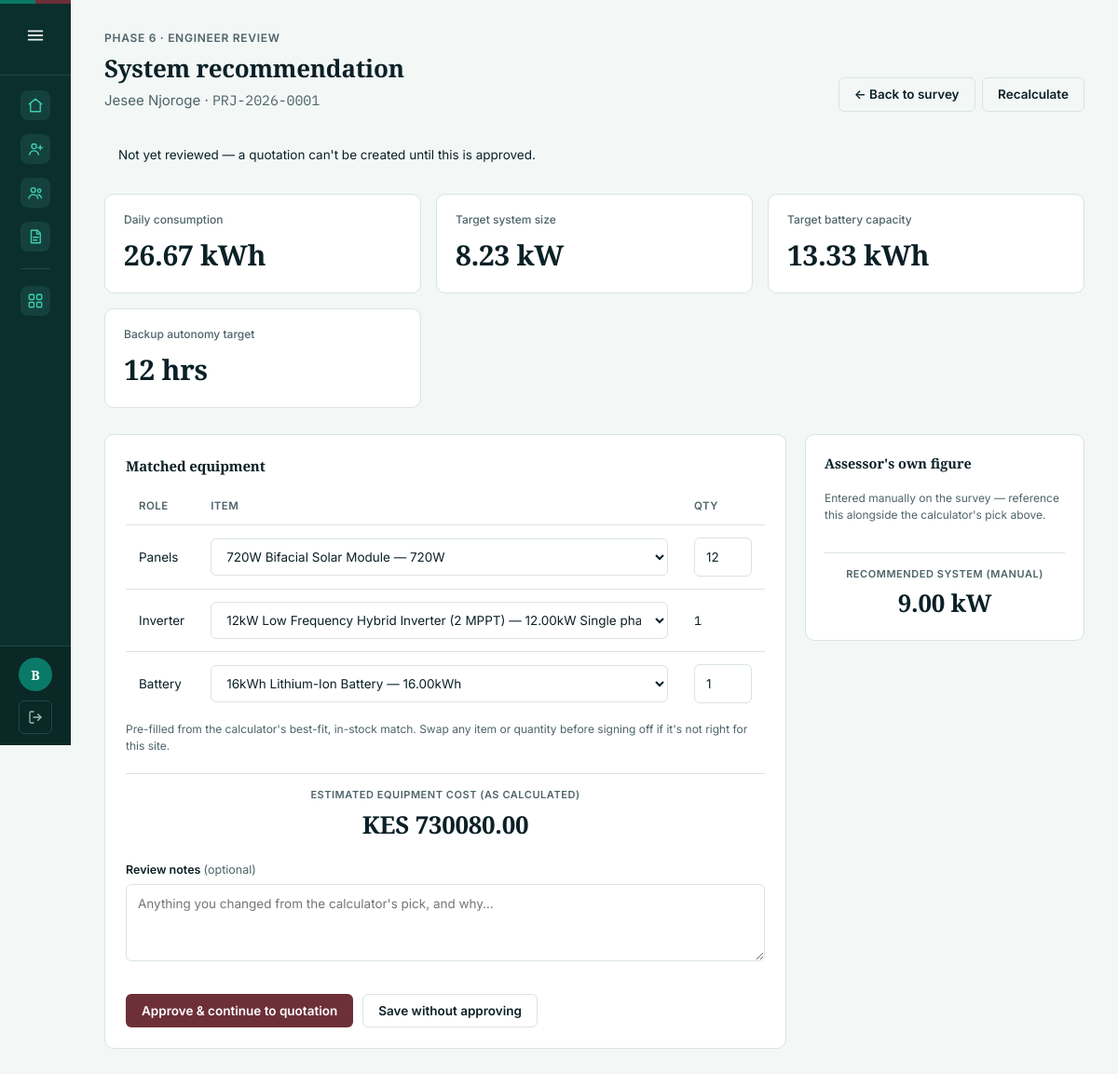
/clients/CUS-2026-0001/site-assessment/recommendation/ (signed in), run on an earlier commit of the app's database.
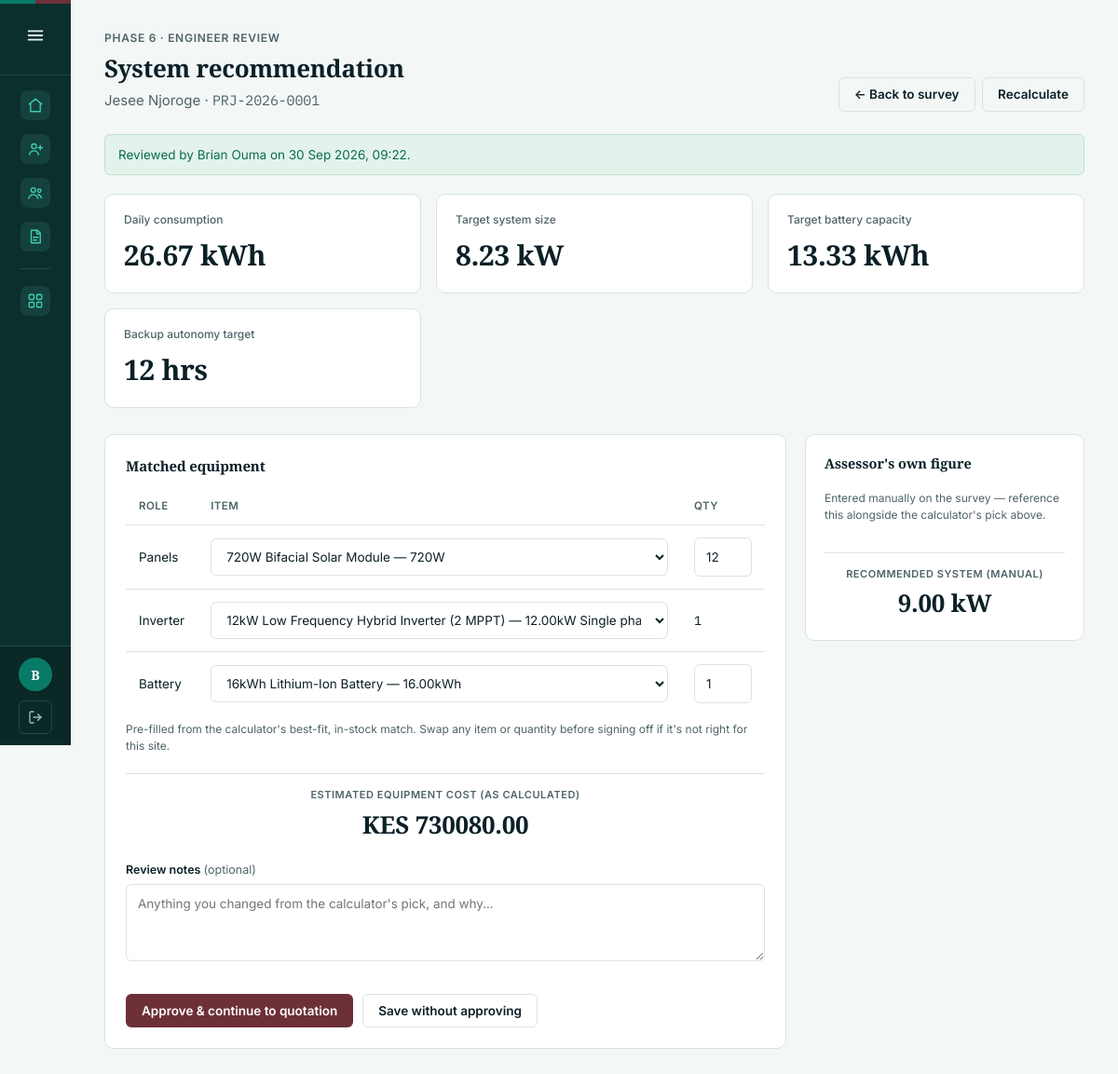
And on a later commit of the database.
### project/models.py (models this page shows, shortened)
class SystemRecommendation(models.Model):
    site_assessment = models.OneToOneField(
        SiteAssessment, on_delete=models.CASCADE, related_name="recommendation"
    )
    daily_consumption_kwh = models.DecimalField(max_digits=8, decimal_places=2, null=True, blank=True)
    target_system_size_kw = models.DecimalField(max_digits=6, decimal_places=2, null=True, blank=True)
    target_battery_capacity_kwh = models.DecimalField(max_digits=6, decimal_places=2, null=True, blank=True)
    backup_autonomy_hours = models.PositiveIntegerField(default=0)
    panel = models.ForeignKey(SolarPanel, on_delete=models.SET_NULL, null=True, blank=True, related_name="+")
    panel_quantity = models.PositiveIntegerField(default=0)
    inverter = models.ForeignKey(Inverter, on_delete=models.SET_NULL, null=True, blank=True, related_name="+")
    battery = models.ForeignKey(Battery, on_delete=models.SET_NULL, null=True, blank=True, related_name="+")
    battery_quantity = models.PositiveIntegerField(default=0)
    warnings = models.JSONField(default=list, blank=True)
    calculated_at = models.DateTimeField(auto_now=True)
    is_reviewed = models.BooleanField(default=False)
    reviewed_by = models.ForeignKey(
        settings.AUTH_USER_MODEL, on_delete=models.SET_NULL, null=True, blank=True, related_name="+"
    )
    reviewed_at = models.DateTimeField(null=True, blank=True)
    review_notes = models.TextField(
        blank=True, help_text="Anything adjusted from the calculator's pick, and why."
    )
    @property
    def estimated_total_cost_kes(self):
        total = 0
        has_price = False
        for item, qty in (
            (self.panel, self.panel_quantity),
            (self.inverter, 1 if self.inverter else 0),
            (self.battery, self.battery_quantity),
        ):
            if item and item.unit_price_kes is not None:
                total += item.unit_price_kes * qty
                has_price = True
        return total if has_price else None

class EquipmentBase(models.Model):
    name = models.CharField(max_length=150, help_text="e.g. 'Mono PERC 450W' or 'Growatt SPF 5000ES'")
    brand = models.CharField(max_length=100, blank=True)
    model_number = models.CharField(max_length=100, blank=True)
    unit_price_kes = models.DecimalField(
        "Unit price (KES)", max_digits=12, decimal_places=2, null=True, blank=True
    )
    is_active = models.BooleanField(
        default=True, help_text="Inactive items are hidden from the sizing calculator and new quotations."
    )
    notes = models.TextField(blank=True)
    created_at = models.DateTimeField(default=timezone.now)
    updated_at = models.DateTimeField(auto_now=True)
    class Meta:
        abstract = True
    def __str__(self):
        label = f"{self.brand} {self.name}".strip()
        return label or f"{self._meta.verbose_name} #{self.pk}"

class SolarPanel(EquipmentBase):
    wattage_w = models.PositiveIntegerField("Wattage (W)", help_text="Rated power per panel")
    panel_area_sqm = models.DecimalField(
        "Panel footprint (m²)", max_digits=5, decimal_places=2, null=True, blank=True,
        help_text="Physical area of one panel — used to check it will fit the roof.",
    )
    efficiency_percent = models.DecimalField(
        max_digits=4, decimal_places=1, null=True, blank=True
    )
    class Meta:
        verbose_name = "Solar panel"
        ordering = ["wattage_w", "brand"]
    def __str__(self):
        return f"{super().__str__()} — {self.wattage_w}W"

class Inverter(EquipmentBase):
    class Phase(models.TextChoices):
        SINGLE = "single", "Single phase"
        THREE = "three", "Three phase"
    capacity_kw = models.DecimalField(
        "Rated output (kW)", max_digits=6, decimal_places=2
    )
    phase = models.CharField(max_length=10, choices=Phase.choices, default=Phase.SINGLE)
    is_hybrid = models.BooleanField(
        default=True, help_text="Can charge/discharge a battery bank, not grid-tie only."
    )
    max_input_voltage = models.PositiveIntegerField(null=True, blank=True)
    class Meta:
        verbose_name = "Inverter"
        ordering = ["capacity_kw", "brand"]
    def __str__(self):
        return f"{super().__str__()} — {self.capacity_kw}kW {self.get_phase_display()}"

class Battery(EquipmentBase):
    class Chemistry(models.TextChoices):
        LITHIUM = "lithium", "Lithium (LiFePO4)"
        LEAD_ACID = "lead_acid", "Lead-acid"
    capacity_kwh = models.DecimalField(
        "Capacity (kWh)", max_digits=6, decimal_places=2
    )
    chemistry = models.CharField(max_length=20, choices=Chemistry.choices, default=Chemistry.LITHIUM)
    usable_depth_of_discharge_percent = models.PositiveIntegerField(
        "Usable DoD (%)", default=90,
        help_text="How much of nameplate capacity is safely usable — typically ~90% for lithium, ~50% for lead-acid.",
    )
    max_discharge_rate_kw = models.DecimalField(
        max_digits=6, decimal_places=2, null=True, blank=True
    )
    class Meta:
        verbose_name = "Battery"
        verbose_name_plural = "Batteries"
        ordering = ["capacity_kwh", "brand"]
    def __str__(self):
        return f"{super().__str__()} — {self.capacity_kwh}kWh"

class User(AbstractUser):
    class Role(models.TextChoices):
        SITE_ENGINEER = "site_engineer", "Site engineer"
        ADMIN = "admin", "Admin"
    role = models.CharField(max_length=20, choices=Role.choices, default=Role.SITE_ENGINEER)
    phone_number = models.CharField(max_length=20, blank=True)
    groups = models.ManyToManyField(
        "auth.Group",
        verbose_name="groups",
        blank=True,
        help_text="The groups this user belongs to.",
        related_name="project_user_set",
        related_query_name="project_user",
    )
    user_permissions = models.ManyToManyField(
        "auth.Permission",
        verbose_name="user permissions",
        blank=True,
        help_text="Specific permissions for this user.",
        related_name="project_user_set",
        related_query_name="project_user",
    )
    @property
    def is_site_engineer(self):
        return self.role == self.Role.SITE_ENGINEER
    @property
    def is_admin_role(self):
        return self.role == self.Role.ADMIN

### project/views.py (the view)
# urls.py: path("clients/<str:customer_id>/site-assessment/recommendation/", views.site_assessment_recommendation, name="site_assessment_recommendation"),
@login_required
def site_assessment_recommendation(request, customer_id):
    customer, denied = _get_customer_for_user(request, customer_id)
    if denied:
        return denied
    project = customer.projects.order_by("-created_at").first()
    assessment = get_object_or_404(SiteAssessment, project=project)
    recommendation = getattr(assessment, "recommendation", None)
    if recommendation is None:
        recommendation = calculate_recommendation(assessment)
    if request.method == "POST" and "recalculate" in request.POST:
        calculate_recommendation(assessment)
        messages.success(request, "Recommendation recalculated against the current catalog.")
        return redirect("site_assessment_recommendation", customer_id=customer.customer_id)
    if request.method == "POST":
        form = SystemRecommendationReviewForm(request.POST, instance=recommendation)
        if form.is_valid():
            recommendation = form.save(commit=False)
            approving = "approve" in request.POST
            if approving:
                recommendation.is_reviewed = True
                recommendation.reviewed_by = request.user
                recommendation.reviewed_at = timezone.now()
            recommendation.save()
            if approving:
                if project.status == Project.Status.ENGINEER_REVIEW:
                    project.status = Project.Status.QUOTATION
                    project.save(update_fields=["status"])
                messages.success(
                    request, f"Recommendation approved. {project.project_id} moved to Quotation."
                )
                return redirect("client_detail", customer_id=customer.customer_id)
            messages.success(request, "Review notes saved.")
            return redirect("site_assessment_recommendation", customer_id=customer.customer_id)
    else:
        form = SystemRecommendationReviewForm(instance=recommendation)
    return render(
        request,
        "project/site_assessment_recommendation.html",
        {
            "customer": customer,
            "project": project,
            "assessment": assessment,
            "recommendation": recommendation,
            "form": form,
        },
    )

### project/sidebar_context.py (called while the page is built)
def _pipeline(projects, active_status):
    raw = {row["status"]: row["n"] for row in projects.values("status").annotate(n=Count("id"))}
    biggest = max([raw.get(s, 0) for s, _ in PIPELINE_LABELS] + [1])
    return [
        {
            "key": status.value,
            "label": label,
            "count": raw.get(status, 0),
            "pct": round(raw.get(status, 0) / biggest * 100),
            "active": active_status == status.value,
        }
        for status, label in PIPELINE_LABELS
    ]

### project/views.py (called while the page is built)
def _get_customer_for_user(request, customer_id):
    customer = get_object_or_404(Customer, customer_id=customer_id)
    if request.user.is_site_engineer and customer.assigned_rep_id != request.user.id:
        messages.error(request, "That client isn't assigned to you.")
        return customer, redirect("client_list")
    return customer, None

### project/templates/project/site_assessment_recommendation.html (shortened to what the changed rows need)
{% extends "project/base.html" %}
{% block content %}
<div class="page-head">
    <div>
        <h1>System recommendation</h1>
    </div>
</div>
{% if recommendation.is_reviewed %}
<ul class="messages">
    <li class="message success">
        Reviewed by {{ recommendation.reviewed_by.get_full_name|default:recommendation.reviewed_by.username }}
        on {{ recommendation.reviewed_at|date:"d M Y, H:i" }}.
    </li>
</ul>
{% else %}
<ul class="messages">
    <li class="message warning">Not yet reviewed — a quotation can't be created until this is approved.</li>
</ul>
{% endif %}
<div class="stat-grid">
    <div class="stat-card">
        <div class="label">Daily consumption</div>
        <div class="value mono">{{ recommendation.daily_consumption_kwh|default:"—" }} kWh</div>
    </div>
    <div class="stat-card">
        <div class="label">Target system size</div>
        <div class="value mono">{{ recommendation.target_system_size_kw|default:"—" }} kW</div>
    </div>
    <div class="stat-card">
        <div class="label">Target battery capacity</div>
        <div class="value mono">{{ recommendation.target_battery_capacity_kwh|default:"—" }} kWh</div>
    </div>
    <div class="stat-card">
        <div class="label">Backup autonomy target</div>
        <div class="value mono">{{ recommendation.backup_autonomy_hours }} hrs</div>
    </div>
</div>
<div class="survey-layout">
    <div class="card survey-main">
        <form method="post">
            <h2 style="font-size:15px; margin-bottom:14px;">Matched equipment</h2>
            <table class="data">
                <thead>
                    <tr><th>Role</th><th>Item</th><th style="width:90px;">Qty</th></tr>
                </thead>
                <tbody>
                    <tr>
                        <td>
                            {{ form.panel }}
                        </td>
                        <td>{{ form.panel_quantity }}</td>
                    </tr>
                    <tr>
                        <td>
                            {{ form.inverter }}
                        </td>
                    </tr>
                    <tr>
                        <td>
                            {{ form.battery }}
                        </td>
                        <td>{{ form.battery_quantity }}</td>
                    </tr>
                </tbody>
            </table>
            {% if recommendation.estimated_total_cost_kes %}
            <div class="readiness-estimate" style="margin-bottom:20px;">
                <div class="readiness-estimate-label">Estimated equipment cost (as calculated)</div>
                <div class="readiness-estimate-value mono">KES {{ recommendation.estimated_total_cost_kes }}</div>
            </div>
            {% endif %}
            <div class="field-group">
                <label for="{{ form.review_notes.id_for_label }}">Review notes <span class="optional">(optional)</span></label>
                {{ form.review_notes }}
            </div>
        </form>
    </div>
</div>
{% endblock %}

What changed in the data, as far as the page shows it:
changed SystemRecommendation "720W Bifacial Solar Module — 720W": is_reviewed False → True (drawn); reviewed_by.get_full_name (not shown) → "Brian Ouma"; reviewed_at (not shown) → "30 Sep 2026, 09:22"
Also different on the page:
text no longer shown: "Not yet reviewed — a quotation can't be created until this is approved."
text now shown: "Reviewed by on ."
